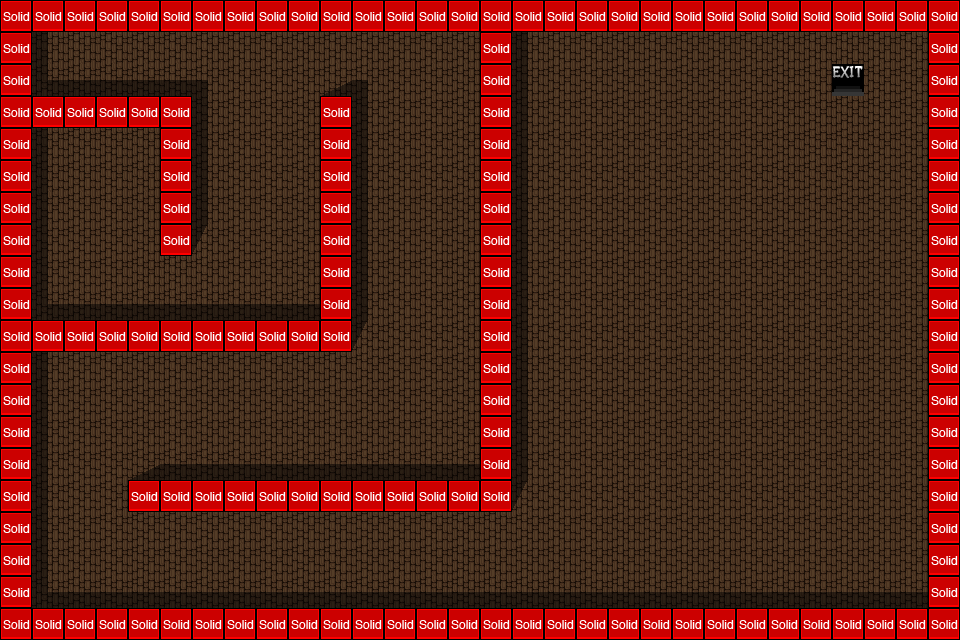

Rendered tile map (Tiled .tmx) drawn with the repository's tilesets; below, a short description and the map source with its tile grids summarised:
An orthogonal 30x20 tile map with 32x32 px tiles, 3 tile layers (Background, Foreground, collision), 3 tilesets and 8 objects (6x enemy, mainPlayer, me.LevelEntity).

<map version="1.0" orientation="orthogonal" width="30" height="20" tilewidth="32" tileheight="32">
 <tileset firstgid="1" name="backgrounds" tilewidth="32" tileheight="32">
  <image source="../img/backgrounds.png" width="512" height="256" />
 </tileset>
 <tileset firstgid="129" name="metatiles32x32" tilewidth="32" tileheight="32">
  <image source="../img/metatiles32x32.png" width="160" height="32" />
  <tile id="0">
   <properties>
    <property name="type" value="solid" />
   </properties>
  </tile>
 </tileset>
 <tileset firstgid="134" name="entities" tilewidth="32" tileheight="32">
  <image source="../img/entities.png" width="1120" height="320" />
 </tileset>
 <layer name="Background" width="30" height="20">
  <data>[600 cells, 600 non-empty, 3 distinct tile ids]</data>
 </layer>
 <layer name="Foreground" width="30" height="20">
  <data>[600 cells, 245 non-empty, 17 distinct tile ids]</data>
 </layer>
 <objectgroup name="Object Layer 1" width="30" height="20">
  <object name="mainPlayer" x="70" y="179" width="32" height="32" />
  <object name="me.LevelEntity" x="832" y="64" width="32" height="32">
   <properties>
    <property name="duration" value="250" />
    <property name="fade" value="#000000" />
    <property name="to" value="level1" />
   </properties>
  </object>
  <object name="enemy" x="128" y="352" width="32" height="32" />
  <object name="enemy" x="160" y="352" width="32" height="32" />
  <object name="enemy" x="160" y="384" width="32" height="32" />
  <object name="enemy" x="128" y="384" width="32" height="32" />
  <object name="enemy" x="96" y="384" width="32" height="32" />
  <object name="enemy" x="96" y="352" width="32" height="32" />
 </objectgroup>
 <layer name="collision" width="30" height="20">
  <data>[600 cells, 148 non-empty, 1 distinct tile ids]</data>
 </layer>
</map>
